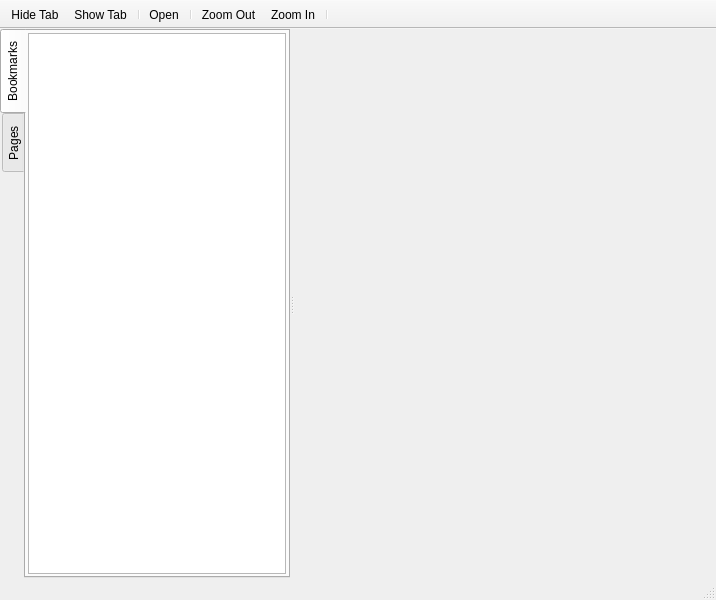
<?xml version="1.0" encoding="UTF-8"?>
<ui version="4.0">
 <class>PdfViewer</class>
 <widget class="QMainWindow" name="PdfViewer">
  <property name="windowModality">
   <enum>Qt::NonModal</enum>
  </property>
  <property name="geometry">
   <rect>
    <x>0</x>
    <y>0</y>
    <width>716</width>
    <height>600</height>
   </rect>
  </property>
  <property name="windowTitle">
   <string>PDF Viewer</string>
  </property>
  <property name="unifiedTitleAndToolBarOnMac">
   <bool>true</bool>
  </property>
  <widget class="QWidget" name="centralWidget">
   <layout class="QVBoxLayout" name="verticalLayout">
    <property name="spacing">
     <number>0</number>
    </property>
    <property name="leftMargin">
     <number>0</number>
    </property>
    <property name="topMargin">
     <number>0</number>
    </property>
    <property name="rightMargin">
     <number>0</number>
    </property>
    <property name="bottomMargin">
     <number>0</number>
    </property>
    <item>
     <widget class="QWidget" name="widget" native="true">
      <layout class="QVBoxLayout" name="verticalLayout_2">
       <property name="spacing">
        <number>0</number>
       </property>
       <property name="leftMargin">
        <number>0</number>
       </property>
       <property name="topMargin">
        <number>0</number>
       </property>
       <property name="rightMargin">
        <number>0</number>
       </property>
       <property name="bottomMargin">
        <number>0</number>
       </property>
       <item>
        <widget class="QSplitter" name="splitter">
         <property name="orientation">
          <enum>Qt::Horizontal</enum>
         </property>
         <widget class="QTabWidget" name="tabWidget">
          <property name="sizePolicy">
           <sizepolicy hsizetype="Preferred" vsizetype="Expanding">
            <horstretch>0</horstretch>
            <verstretch>0</verstretch>
           </sizepolicy>
          </property>
          <property name="tabPosition">
           <enum>QTabWidget::West</enum>
          </property>
          <property name="currentIndex">
           <number>0</number>
          </property>
          <property name="documentMode">
           <bool>false</bool>
          </property>
          <widget class="QWidget" name="bookmarkTab">
           <attribute name="title">
            <string>Bookmarks</string>
           </attribute>
           <layout class="QVBoxLayout" name="verticalLayout_3">
            <property name="spacing">
             <number>0</number>
            </property>
            <property name="leftMargin">
             <number>2</number>
            </property>
            <property name="topMargin">
             <number>2</number>
            </property>
            <property name="rightMargin">
             <number>2</number>
            </property>
            <property name="bottomMargin">
             <number>2</number>
            </property>
            <item>
             <widget class="QTreeView" name="bookmarkView">
              <property name="sizePolicy">
               <sizepolicy hsizetype="Preferred" vsizetype="Expanding">
                <horstretch>0</horstretch>
                <verstretch>0</verstretch>
               </sizepolicy>
              </property>
              <property name="headerHidden">
               <bool>true</bool>
              </property>
             </widget>
            </item>
           </layout>
          </widget>
          <widget class="QWidget" name="pagesTab">
           <attribute name="title">
            <string>Pages</string>
           </attribute>
          </widget>
         </widget>
         <widget class="QPdfView" name="pdfView" native="true">
          <property name="sizePolicy">
           <sizepolicy hsizetype="Expanding" vsizetype="Expanding">
            <horstretch>10</horstretch>
            <verstretch>0</verstretch>
           </sizepolicy>
          </property>
         </widget>
        </widget>
       </item>
      </layout>
     </widget>
    </item>
   </layout>
  </widget>
  <widget class="QToolBar" name="mainToolBar">
   <property name="movable">
    <bool>false</bool>
   </property>
   <property name="floatable">
    <bool>false</bool>
   </property>
   <attribute name="toolBarArea">
    <enum>TopToolBarArea</enum>
   </attribute>
   <attribute name="toolBarBreak">
    <bool>false</bool>
   </attribute>
   <addaction name="actionHideTab"/>
   <addaction name="actionShowTab"/>
   <addaction name="separator"/>
   <addaction name="actionOpen"/>
   <addaction name="separator"/>
   <addaction name="actionZoom_Out"/>
   <addaction name="actionZoom_In"/>
   <addaction name="separator"/>
  </widget>
  <widget class="QStatusBar" name="statusBar"/>
  <action name="actionOpen">
   <property name="icon">
    <iconset theme="document-open"/>
   </property>
   <property name="text">
    <string>Open...</string>
   </property>
   <property name="shortcut">
    <string>Ctrl+O</string>
   </property>
  </action>
  <action name="actionQuit">
   <property name="text">
    <string>Quit</string>
   </property>
   <property name="shortcut">
    <string>Ctrl+Q</string>
   </property>
  </action>
  <action name="actionAbout">
   <property name="text">
    <string>About</string>
   </property>
  </action>
  <action name="actionAbout_Qt">
   <property name="text">
    <string>About Qt</string>
   </property>
  </action>
  <action name="actionZoom_In">
   <property name="icon">
    <iconset theme="zoom-in"/>
   </property>
   <property name="text">
    <string>Zoom In</string>
   </property>
   <property name="shortcut">
    <string>Ctrl+=</string>
   </property>
  </action>
  <action name="actionZoom_Out">
   <property name="icon">
    <iconset theme="zoom-out"/>
   </property>
   <property name="text">
    <string>Zoom Out</string>
   </property>
   <property name="shortcut">
    <string>Ctrl+-</string>
   </property>
  </action>
  <action name="actionPrevious_Page">
   <property name="icon">
    <iconset theme="arrow-left"/>
   </property>
   <property name="text">
    <string>Previous Page</string>
   </property>
   <property name="shortcut">
    <string>PgUp</string>
   </property>
  </action>
  <action name="actionNext_Page">
   <property name="icon">
    <iconset theme="arrow-right"/>
   </property>
   <property name="text">
    <string>Next Page</string>
   </property>
   <property name="shortcut">
    <string>PgDown</string>
   </property>
  </action>
  <action name="actionContinuous">
   <property name="checkable">
    <bool>true</bool>
   </property>
   <property name="text">
    <string>Continuous</string>
   </property>
  </action>
  <action name="actionHideTab">
   <property name="icon">
    <iconset theme="hide_table_row"/>
   </property>
   <property name="text">
    <string>Hide Tab</string>
   </property>
   <property name="shortcut">
    <string>Ctrl+H</string>
   </property>
  </action>
  <action name="actionShowTab">
   <property name="icon">
    <iconset theme="show_table_row"/>
   </property>
   <property name="text">
    <string>Show Tab</string>
   </property>
  </action>
 </widget>
 <layoutdefault spacing="6" margin="11"/>
 <customwidgets>
  <customwidget>
   <class>QPdfView</class>
   <extends>QWidget</extends>
   <header location="global">qpdfview.h</header>
   <container>1</container>
  </customwidget>
 </customwidgets>
 <resources/>
 <connections/>
</ui>
